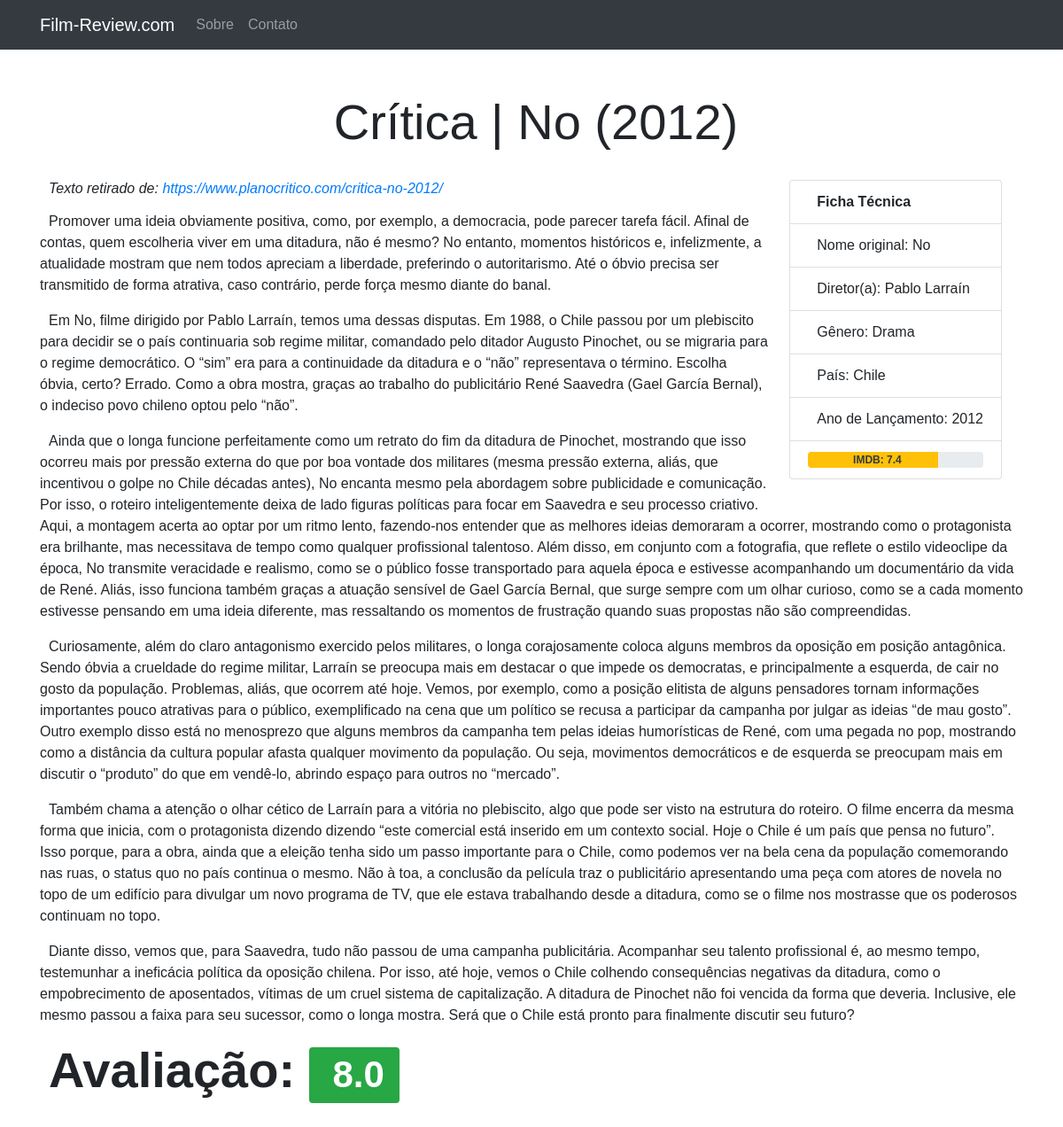
Page /reviews/1 on the earlier database version.
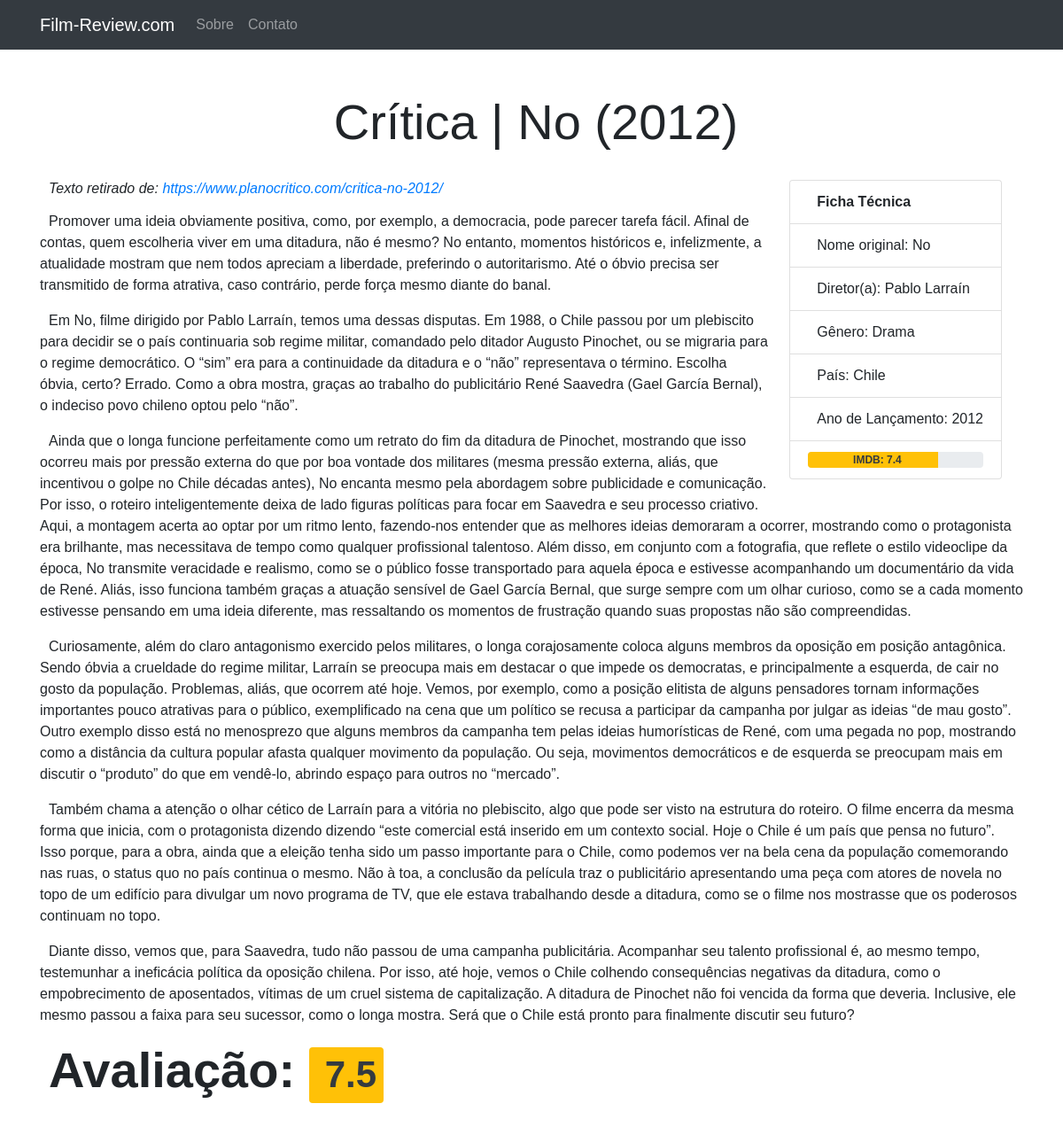
Same page on the later database version.
### filmreview/models.py (models this page shows, shortened)
class Review(models.Model):
    movie_id = models.ForeignKey(Movie, on_delete=models.CASCADE)
    original_source = models.URLField()
    title = models.CharField(max_length=40)
    text = models.TextField()
    avaliation = models.FloatField(null=False)

class Movie(models.Model):
    original_title = models.CharField(max_length=100)
    director_name = models.CharField(max_length=50)
    genre = models.CharField(max_length=20)
    release_year = models.CharField(max_length=4)
    country = models.CharField(max_length=30)
    avg_imdb = models.FloatField()
    synopsis = models.TextField(default="")
    poster_dir = models.CharField(max_length=100)

### filmreview/views.py (the view)
# urls.py: path('reviews/<int:movie_id>', views.review),
def review(request, movie_id):
    movie = Movie.objects.get(pk=movie_id)
    review = Review.objects.get(movie_id=movie_id)
    context = {'movie': movie, 'review': review}
    return render(request, 'review.html', context)

### filmreview/templates/review.html (shortened to what this page needs)
{% extends 'base.html' %}
{% load static %}
{% load mathfilters %}
{% block content %}
<section id="review">
  <div class="container">
    <div id="review-header" class = "pt-4 mt-4" style="margin-top: 100px">
      <h2 class="display-4 text-center">
        {{ review.title }}
      </h2>
    </div>
    <div class="movie-info pt-4 float-lg-right">
      <ul class="list-group d-block mx-4">
        <li class="list-group-item font-weight-bold">Ficha Técnica</li>
        <li class="list-group-item">Nome original: {{movie.original_title}}</li>
        <li class="list-group-item">Diretor(a): {{movie.director_name}}</li>
        <li class="list-group-item">Gênero: {{movie.genre}}</li>
        <li class="list-group-item">País: {{movie.country}}</li>
        <li class="list-group-item">Ano de Lançamento: {{movie.release_year}}</li>
        <li class="list-group-item">
            <div class="progress text-center" style="height: 100%; width: 100%;">
              {% if movie.avg_imdb >= 8 %}
                <div
                  class="progress-bar bg-success"
                  role="progressbar"
                  style="width: {{ movie.avg_imdb|mul:10}}%;"
                  aria-valuenow="{{ movie.avg_imdb|mul:10}}"
                  aria-valuemin="0"
                  aria-valuemax="100"
                >
                <span class="text-light text-display-4 font-weight-bold">IMDB: {{movie.avg_imdb}}</span>
              {% elif movie.avg_imdb >= 5 and movie.avg_imdb < 8 %}
                <div
                class="progress-bar bg-warning"
                role="progressbar"
                style="width: {{ movie.avg_imdb|mul:10}}%;"
                aria-valuenow="{{ movie.avg_imdb|mul:10}}"
                aria-valuemin="0"
                aria-valuemax="100"
                >
                <span class="text-dark text-display-4 font-weight-bold">IMDB: {{movie.avg_imdb}}</span>
              {% endif %}
                </div>
              </div>
        </li>
      </ul>
      <br />
    </div>
    <div id = "review-body" class = "pt-4 mt-2">
      <h6 class="font-italic">
        Texto retirado de:
        <a href="{{review.original_source}}">{{review.original_source}}</a>
        <br>
      </h6>
      <p class="justify">{{review.text|linebreaks}}</p>
    </div>
    <div id="review-nota">
      <h4 class="font-weight-bold display-4">
        {% if review.avaliation >= 8 %}
        Avaliação: <span class="badge badge-success">{{review.avaliation}}</span>
        {% elif review.avaliation >= 5 and review.avaliation < 8 %}
        Avaliação: <span class="badge badge-warning text-dark px-2">{{review.avaliation}}</span>
        {% else %}
        Avaliação: <span class="badge badge-danger">{{review.avaliation}}</span>
        {% endif %}
      </h4>
      <br /><br />
    </div>
  </div>
</section>
{% endblock content %}

### filmreview/templates/base.html (shortened to what this page needs)
{% load static %}
<!DOCTYPE html>
<html>
  <head>
    <link
      rel="stylesheet"
      href="https://stackpath.bootstrapcdn.com/bootstrap/4.3.1/css/bootstrap.min.css"
    />
    <link href="{% static '/css/styles.css' %}" rel="stylesheet" />
  </head>
    {% include 'partials/navbar.html' %}
    {% block content %}
    {% endblock %}
</html>

### filmreview/templates/partials/navbar.html (shortened to what this page needs)
<nav class="navbar navbar-dark bg-dark navbar-expand-lg navbar-static-top">
    <div class="container">
      <a class="navbar-brand" href="/">Film-Review.com</a>
      <div id="menu" class="collapse navbar-collapse">
        <ul class="navbar-nav mr-auto">
          <li class="nav-item">
            <a href="/about" class="nav-link">Sobre</a>
          </li>
          <li class="nav-item">
            <a href="/contact" class="nav-link">Contato</a>
          </li>
        </ul>
      </div>
    </div>
</nav>

### filmreview/static/css/styles.css (style rules this page uses)
* { font-family: 'Noto Sans JP', sans-serif; }
nav { z-index: 1000; }
#review { text-indent: 10px;; }

Differences in the rows shown:
changed Review: avaliation "8.0" → "7.5"
